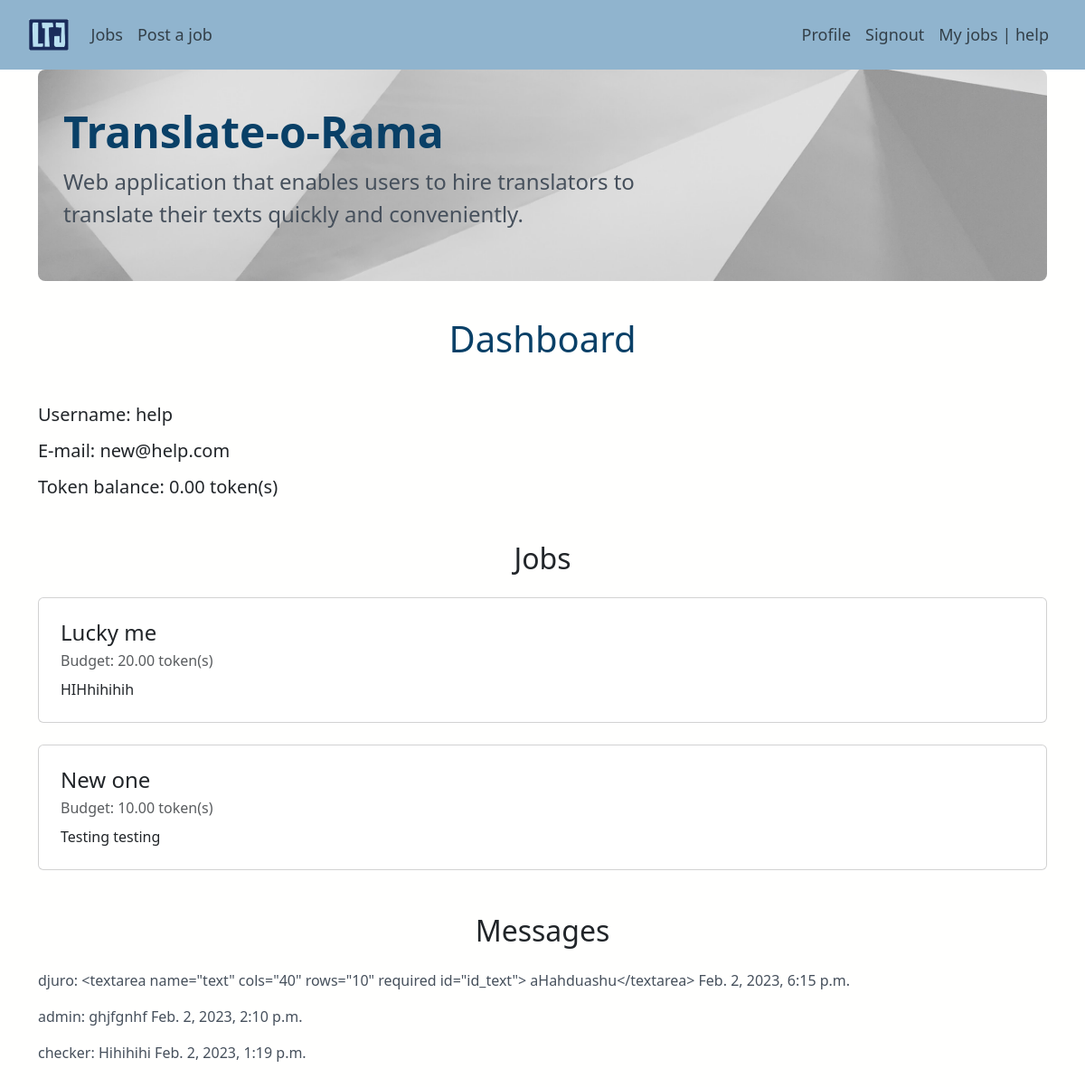
/dashboard (signed in), run on the app's committed database.
### app/models.py (models this page shows, shortened)
class UserProfile(models.Model):
    user = models.OneToOneField(User, on_delete=models.CASCADE)
    token_balance = models.DecimalField(default=0.0, max_digits=5, decimal_places=2)

class Job(models.Model):
    user = models.ForeignKey(User, on_delete=models.CASCADE)
    title = models.TextField(blank=False, unique=True)
    description = models.TextField(blank=False)
    source_language = models.TextField(blank=False)
    target_language = models.TextField(blank=False)
    job_field = models.CharField(
        max_length=4,
        choices=JobField.JOB_CHOICES,
        default=JobField.LITERATURE,
    )
    budget = models.DecimalField(max_digits=10, decimal_places=2, default=0.0)
    text = models.TextField(blank=False)
    is_assigned = models.BooleanField(default=False)
    is_completed = models.BooleanField(default=False)

class Message(models.Model):
    from_user = models.ForeignKey(
        User, on_delete=models.CASCADE, related_name="from_user_message_set"
    )
    to_user = models.ForeignKey(
        User, on_delete=models.CASCADE, related_name="to_user_message_set"
    )
    job = models.ForeignKey(Job, on_delete=models.CASCADE)
    text = models.TextField()
    send_date = models.DateTimeField(default=datetime.datetime.now)

### app/views.py (the view)
# urls.py: path("dashboard", views.dashboard, name="dashboard"),
def dashboard(request):
    user = request.user
    jobs = Job.objects.filter(user=user)
    messages = Message.objects.filter(to_user=user).order_by("send_date").reverse()
    context = {
        "user": user,
        "jobs": jobs,
        "messages": messages,
    }
    return render(request, "app/dashboard.html", context)

### app/templates/app/dashboard.html
{% extends 'app/base.html' %}
{% block content %}
  <div class="row">
    <div class="col-md-12">
      <h1 class="text-center mt-3 mb-5">Dashboard</h1>
    </div>
  </div>
  <h5 class="mb-3">Username: {{ user.username }}</h5>
  <h5 class="mb-3">E-mail: {{ user.email }}</h5>
  <h5 class="mb-3">Token balance: {{ user.userprofile.token_balance }} token(s)</h5>
  <h2 class="text-center mt-5">Jobs</h2>
  <div class="mb-5">
    {% for job in jobs %}
      {% include 'includes/job_card.html' with job=job %}
    {% empty %}
      <div class="row">
        No jobs posted.
      </div>
    {% endfor %}
  </div>
  <h2 class="text-center mt-5 mb-4">Messages</h2>
  <div class="mb-4">
    {% for message in messages %}
      <div class="row">
        <p>{{ message.from_user }}: {{ message.text }} {{ message.send_date }}</p>
      </div>
    {% empty %}
      <div class="row">
        No messages.
      </div>
    {% endfor %}
  </div>
{% endblock content %}

### app/templates/app/base.html (shortened to what this page needs)
<!DOCTYPE html>
{% load static %}
<html>
  <head>
    <link href="https://cdn.jsdelivr.net/npm/bootstrap@5.3.0-alpha1/dist/css/bootstrap.min.css" rel="stylesheet">
    <link rel="stylesheet" href="{% static 'app/css/base.css' %}">
  </head>
  <body>
    <nav class="navbar navbar-expand-lg">
        <div class="container-fluid  p-2 ms-4 me-4">
            <a class="navbar-brand" href="{% url 'home_path' %}"><img class="logo" src="../../static/app/images/p-logo.webp"></a>
            <div class="collapse navbar-collapse" id="navbarText">
              {% if user.is_authenticated %}
                <ul class="navbar-nav me-auto mb-2 mb-lg-0">
                    <li class="nav-item">
                    <a class="nav-link" aria-current="page" href="{% url 'app:jobs' %}">Jobs</a>
                    </li>
                    <li class="nav-item">
                    <a class="nav-link" href="{% url 'app:post_job' %}">Post a job</a>
                    </li>
                </ul>
                <ul class="navbar-nav ms-auto mb-2 mb-lg-0">
                    <li class="nav-item">
                      <a class="nav-link" href="{% url 'app:profile' %}">Profile</a>
                    </li>
                    <li class="nav-item">
                      <a class="nav-link" href="{% url 'logout' %}"> Signout</a>
                    </li>
                    <li class="nav-item">
                      <a class="nav-link" href="{% url 'app:dashboard' %}"> My jobs | {{user.username}}</a>
                    </li>
              {% endif %}
            </ul>
          </div>
        </div>
    </nav>
    <div class="content container">
      <div class="row">
        <div class="col-md-12">
            <div class="p-3 mb-4 rounded-3  jumbotron-container">
                <div class="container-fluid py-4">
                    <h1 class="display-5 fw-bold">Translate-o-Rama</h1>
                    <p class="col-md-8 fs-4">Web application that enables users to hire translators to translate their texts quickly and conveniently.</p>
                </div>
            </div>
        </div>
      </div>
      <div class="row">
        <div class="col-md-12">
          {% block content %}
          {% endblock %}
        </div>
      </div>
    </div>
  </body>
</html>

### app/templates/includes/job_card.html
<div class="card my-4">
  <div class="card-body m-2">
    <h4 class="card-title">{{ job.title }}</h4>
    <div class="card-subtitle mb-2 text-muted">Budget: {{ job.budget }} token(s)</div>
    <div class="card-text">{{ job.description }}</div>
  </div>
</div>

### app/static/app/css/base.css (style rules this page uses)
body { background-color: #fffffe; }
h1 { color: #094067; }
p { color: #46505C; }
nav { background-color: #90b4ce; color: #2A3139; }
.nav-link { font-size: 18px !important; }
.jumbotron-container { background-image: url("../images/background2.jpg"); background-size: cover; }
.logo { max-height: 35px; }

### data on the page
Job: title "Lucky me", budget "20.00", description "HIHhihihih"
Job: title "New one", budget "10.00", description "Testing testing"
Message: from_user "djuro", text "<textarea name=\"text\" cols=\"40\" rows=\"10\" required id=\"id_text\"> aHahduashu</textarea>", send_date "Feb. 2, 2023, 6:15 p.m."
Message: from_user "admin", text "ghjfgnhf", send_date "Feb. 2, 2023, 2:10 p.m."
Message: from_user "checker", text "Hihihihi", send_date "Feb. 2, 2023, 1:19 p.m."

### other printed values
{{ user.username }} "help"
{{ user.email }} "new@help.com"
{{ user.userprofile.token_balance }} "0.00"
